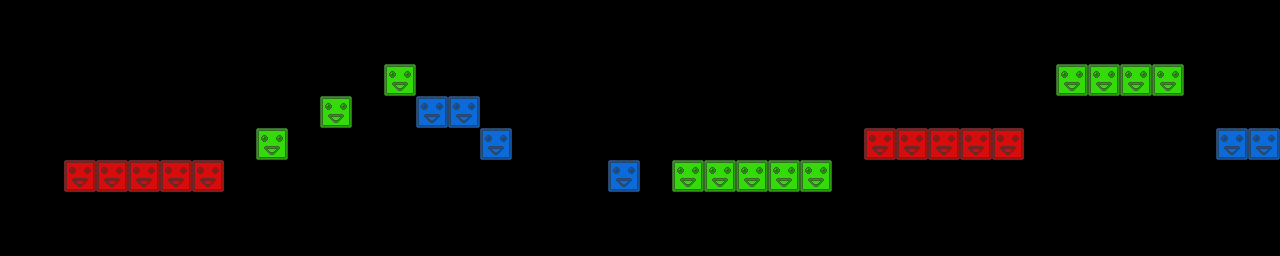

The image is a tile-based game level rendered from a .tmx file. Its description and source (layers, tilesets, objects; grid data summarised) follow:
An orthogonal 40x8 tile map with 32x32 px tiles, 3 tile layers (red, green, blue) and 9 objects.

<map version="1.0" orientation="orthogonal" width="40" height="8" tilewidth="32" tileheight="32">
 <tileset firstgid="1" name="blocks" tilewidth="32" tileheight="32">
  <image source="blocks.png" width="96" height="32" />
 </tileset>
 <layer name="red" width="40" height="8">
  <data>[320 cells, 10 non-empty, 1 distinct tile ids]</data>
 </layer>
 <layer name="green" width="40" height="8">
  <data>[320 cells, 12 non-empty, 1 distinct tile ids]</data>
 </layer>
 <layer name="blue" width="40" height="8">
  <data>[320 cells, 6 non-empty, 1 distinct tile ids]</data>
 </layer>
 <objectgroup name="crystals" width="40" height="8">
  <object x="688" y="145">
   <ellipse />
  </object>
  <object x="754" y="108">
   <ellipse />
  </object>
  <object x="817" y="151">
   <ellipse />
  </object>
  <object x="532" y="109">
   <ellipse />
  </object>
  <object x="564" y="175">
   <ellipse />
  </object>
  <object x="205" y="113">
   <ellipse />
  </object>
 </objectgroup>
 <objectgroup name="spikes" width="40" height="8">
  <object x="911" y="107">
   <ellipse />
  </object>
  <object x="1087" y="47">
   <ellipse />
  </object>
  <object x="1246" y="40">
   <ellipse />
  </object>
 </objectgroup>
</map>
